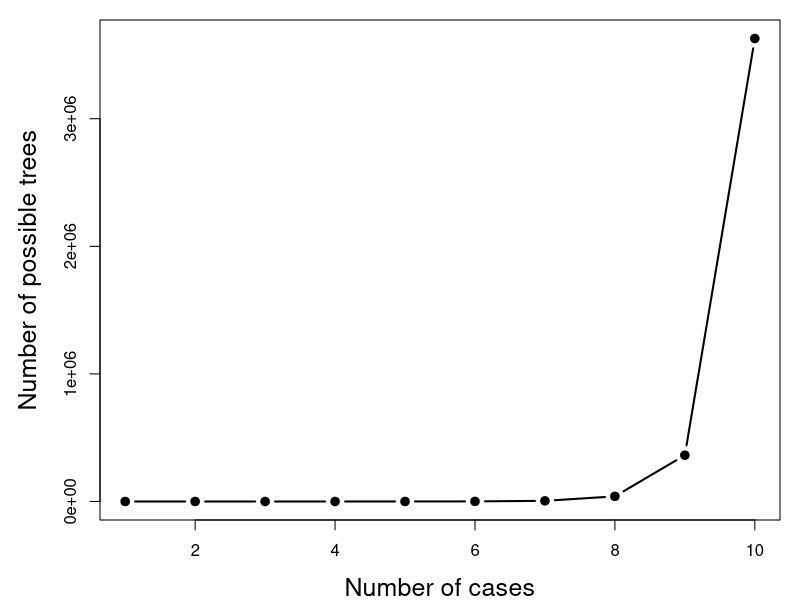

Write the R code that produced this figure.
## ---- chunk 1
## This code defines the 'verbatim' option for chunks
## which will include the chunk with its header and the
## trailing "```".

require(knitr)
hook_source_def = knit_hooks$get('source')
knit_hooks$set(source = function(x, options){
  if (!is.null(options$verbatim) && options$verbatim){
    opts = gsub(",\\s*verbatim\\s*=\\s*TRUE\\s*.*$", "", options$params.src)
    bef = sprintf('\n\n    ```{r %s}\n', opts, "\n")
    stringr::str_c(bef, paste(knitr:::indent_block(x, "    "), collapse = '\n'), "\n    ```\n")
  } else {
     hook_source_def(x, options)
  }
})
## ---- chunk 2
par(mar = c(4, 5, 1, 1))
plot(1:10, factorial(1:10), type = "b", xlab = "Number of cases",
     ylab = "Number of possible trees", pch = 20, lwd =2,
     cex = 1.5, cex.lab = 1.5)
	
